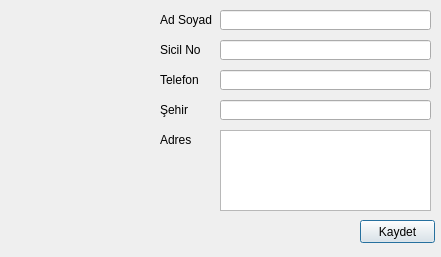
<?xml version="1.0" encoding="UTF-8"?>
<ui version="4.0">
 <class>UzlastirmaciEkle</class>
 <widget class="QDialog" name="UzlastirmaciEkle">
  <property name="geometry">
   <rect>
    <x>0</x>
    <y>0</y>
    <width>441</width>
    <height>257</height>
   </rect>
  </property>
  <property name="windowTitle">
   <string>Uzlaştırmacı Ekle</string>
  </property>
  <widget class="QLabel" name="label">
   <property name="geometry">
    <rect>
     <x>160</x>
     <y>10</y>
     <width>90</width>
     <height>20</height>
    </rect>
   </property>
   <property name="text">
    <string>Ad Soyad</string>
   </property>
  </widget>
  <widget class="QLineEdit" name="lineEdit">
   <property name="geometry">
    <rect>
     <x>220</x>
     <y>10</y>
     <width>211</width>
     <height>20</height>
    </rect>
   </property>
  </widget>
  <widget class="QLineEdit" name="lineEdit_2">
   <property name="geometry">
    <rect>
     <x>220</x>
     <y>40</y>
     <width>211</width>
     <height>20</height>
    </rect>
   </property>
  </widget>
  <widget class="QLabel" name="label_2">
   <property name="geometry">
    <rect>
     <x>160</x>
     <y>40</y>
     <width>90</width>
     <height>20</height>
    </rect>
   </property>
   <property name="text">
    <string>Sicil No</string>
   </property>
  </widget>
  <widget class="QLabel" name="label_3">
   <property name="geometry">
    <rect>
     <x>160</x>
     <y>70</y>
     <width>90</width>
     <height>20</height>
    </rect>
   </property>
   <property name="text">
    <string>Telefon</string>
   </property>
  </widget>
  <widget class="QLineEdit" name="lineEdit_3">
   <property name="geometry">
    <rect>
     <x>220</x>
     <y>70</y>
     <width>211</width>
     <height>20</height>
    </rect>
   </property>
  </widget>
  <widget class="QLineEdit" name="lineEdit_4">
   <property name="geometry">
    <rect>
     <x>220</x>
     <y>100</y>
     <width>211</width>
     <height>20</height>
    </rect>
   </property>
  </widget>
  <widget class="QLabel" name="label_4">
   <property name="geometry">
    <rect>
     <x>160</x>
     <y>100</y>
     <width>90</width>
     <height>20</height>
    </rect>
   </property>
   <property name="text">
    <string>Şehir</string>
   </property>
  </widget>
  <widget class="QLabel" name="label_5">
   <property name="geometry">
    <rect>
     <x>160</x>
     <y>130</y>
     <width>90</width>
     <height>20</height>
    </rect>
   </property>
   <property name="text">
    <string>Adres</string>
   </property>
  </widget>
  <widget class="QTextEdit" name="textEdit">
   <property name="geometry">
    <rect>
     <x>220</x>
     <y>130</y>
     <width>211</width>
     <height>81</height>
    </rect>
   </property>
   <property name="html">
    <string>&lt;!DOCTYPE HTML PUBLIC &quot;-//W3C//DTD HTML 4.0//EN&quot; &quot;http://www.w3.org/TR/REC-html40/strict.dtd&quot;&gt;
&lt;html&gt;&lt;head&gt;&lt;meta name=&quot;qrichtext&quot; content=&quot;1&quot; /&gt;&lt;style type=&quot;text/css&quot;&gt;
p, li { white-space: pre-wrap; }
&lt;/style&gt;&lt;/head&gt;&lt;body style=&quot; font-family:'MS Shell Dlg 2'; font-size:8.25pt; font-weight:400; font-style:normal;&quot;&gt;
&lt;p style=&quot;-qt-paragraph-type:empty; margin-top:0px; margin-bottom:0px; margin-left:0px; margin-right:0px; -qt-block-indent:0; text-indent:0px;&quot;&gt;&lt;br /&gt;&lt;/p&gt;&lt;/body&gt;&lt;/html&gt;</string>
   </property>
  </widget>
  <widget class="QPushButton" name="pushButton">
   <property name="geometry">
    <rect>
     <x>360</x>
     <y>220</y>
     <width>75</width>
     <height>23</height>
    </rect>
   </property>
   <property name="text">
    <string>Kaydet</string>
   </property>
  </widget>
  <widget class="QLabel" name="label_6">
   <property name="geometry">
    <rect>
     <x>20</x>
     <y>30</y>
     <width>121</width>
     <height>121</height>
    </rect>
   </property>
   <property name="text">
    <string/>
   </property>
   <property name="pixmap">
    <pixmap>../../../Downloads/faenza-icon-theme-master/Faenza/apps/96/credentials-preferences.png</pixmap>
   </property>
  </widget>
 </widget>
 <resources/>
 <connections>
  <connection>
   <sender>pushButton</sender>
   <signal>clicked()</signal>
   <receiver>UzlastirmaciEkle</receiver>
   <slot>close()</slot>
   <hints>
    <hint type="sourcelabel">
     <x>393</x>
     <y>232</y>
    </hint>
    <hint type="destinationlabel">
     <x>64</x>
     <y>166</y>
    </hint>
   </hints>
  </connection>
 </connections>
</ui>
